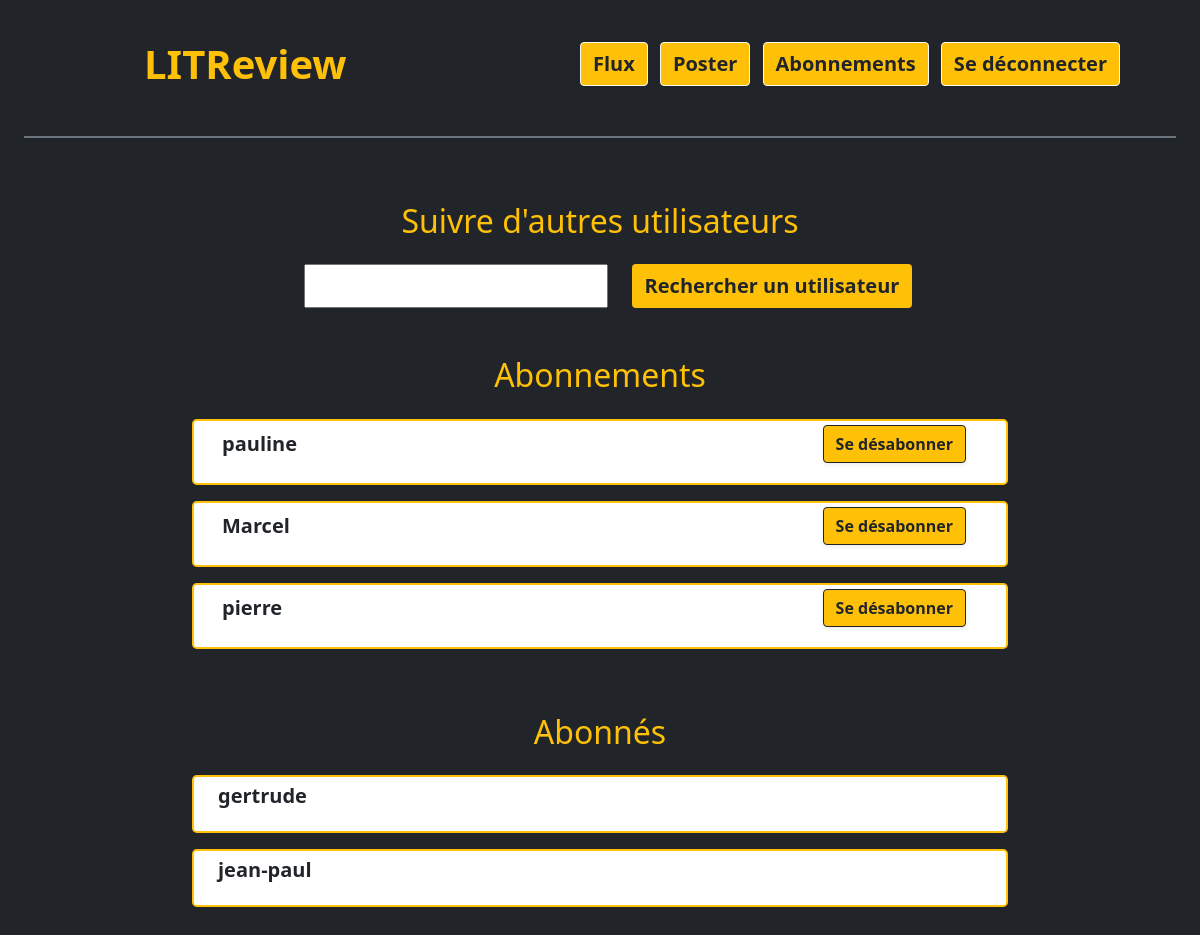
/reviews/subscriptions (signed in), run on an earlier commit of the app's database.
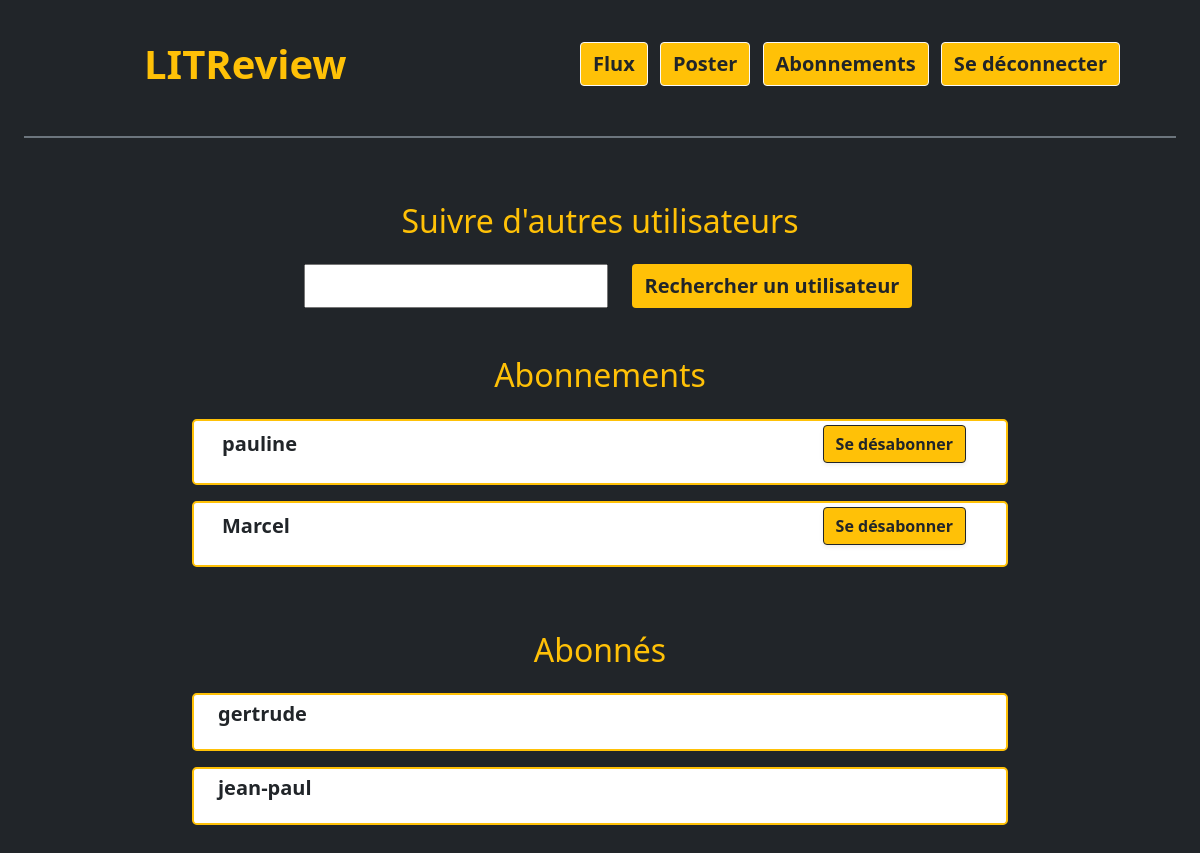
And on a later commit of the database.
### reviews/models.py (models this page shows)
class UserFollows(models.Model):
    user = models.ForeignKey(
        to=settings.AUTH_USER_MODEL, on_delete=models.CASCADE,
        related_name='following')
    followed_user = models.ForeignKey(to=settings.AUTH_USER_MODEL,
                                    on_delete=models.CASCADE,
                                    related_name='followed_by')
    class Meta:
        unique_together = ('user', 'followed_user')

### reviews/views.py (the view, shortened to what this page needs)
# urls.py: path('subscriptions', views.subscriptions, name='subscriptions'),
@login_required
def subscriptions(request):
    following = UserFollows.objects.filter(followed_user__id__contains=request.user.id)
    followed = UserFollows.objects.filter(user__id__contains=request.user.id)
    friends = user_follows(request)
    """Shows followers and followees, with a search function."""
    return render(request, 'reviews/subscriptions.html', {"following": following,
                "followed": followed})

### reviews/models.py (called while the page is built)
def user_follows(request):
    follows = UserFollows.objects.filter(user__id__contains=request.user.id)
    friends = [followed.followed_user.id for followed in follows]
    return(friends)

### templates/reviews/subscriptions.html (shortened to what this page needs)
{% extends "base_rev.html" %}
{% block content %}
    <section class="d-flex flex-column align-items-center mx-5">
      <section class="my-4">
        <h2 class="d-flex justify-content-center mb-4">Suivre d'autres utilisateurs</h2>
          <form class="d-flex align-item-center action="{% url 'subscriptions' %}" method="POST">
            <input type="text" name="username" class="mx-4 fs-5">
            <input type="submit" name="submit" class="btn btn-outline-white text-dark bg-warning me-2 fs-5 fw-bold" value="Rechercher un utilisateur">
          </form>
      </section>
      <section class="my-4 container-auto w-75">
        <h2 class="d-flex justify-content-center mb-4">Abonnements</h2>
        {% for relationship in followed %}
          <div class="d-flex flex-row flex-wrap align-items-end container-auto px-4 py-1 card mb-3 rounded-3 border border-2 border-warning bg-white text-dark">
            <p class="me-auto p-1 fs-5 fw-bold">{{relationship.followed_user}}</p>
            <form action="unfollow/{{relationship.id}}/" method="post">
                <p><input type="submit" value="Se désabonner" class="btn btn-outline-dark text-dark bg-warning shadow-sm me-3 fs-6 fw-bold"/>
            </form>
            </div>
        {% endfor %}
      </section>
      <section class="my-4 container-auto w-75">
        <h2 class="d-flex justify-content-center mb-4">Abonnés</h2>
        {% for relationship in following %}
            <div class="d-flex flex-row flex-wrap container-auto px-4 py-1 card mb-3 rounded-3 border border-2 border-warning bg-white text-dark">
              <div class="me-2  fs-5 fw-bold"><p>{{relationship.user}}</p></div>
            </div>
        {% endfor %}
      </section>
    </section>
{% endblock content %}

What changed in the data, as far as the page shows it:
removed UserFollows: followed_user "pierre", shown under "Abonnements"
